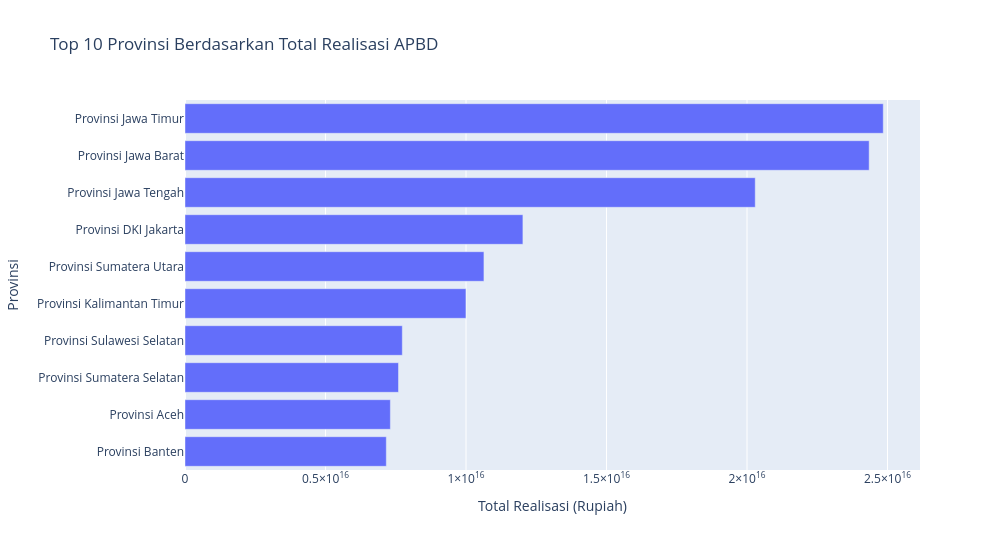

Here is the notebook cell this chart was saved with:
### Markdown cell above
### Interpretasi Hasil Antarprovinsi

Pada agregasi data yang ditampilkan, Kalimantan Tengah memiliki persentase realisasi tertinggi, sedangkan Papua Pegunungan memiliki persentase terendah. Jawa Timur, Jawa Barat, dan Jawa Tengah menunjukkan persentase yang relatif berdekatan.

Perbandingan total anggaran atau realisasi berbeda maknanya dari perbandingan persentase realisasi. Besarnya total tidak selalu diikuti oleh persentase penyerapan yang tinggi. Hasil agregasi lintas tahun juga perlu ditafsirkan dengan hati-hati karena periode dan kelengkapan data dapat berbeda antarwilayah.

### Code cell
# Mengurutkan provinsi berdasarkan total realisasi
top10_realisasi = (
    df_provinsi
    .sort("total_realisasi", descending=True)
    .head(10)
)

display(top10_realisasi)

# Visualisasi Top 10 provinsi
fig = px.bar(
    top10_realisasi,
    x="total_realisasi",
    y="provinsi",
    orientation="h",
    title="Top 10 Provinsi Berdasarkan Total Realisasi APBD",
    labels={
        "provinsi": "Provinsi",
        "total_realisasi": "Total Realisasi (Rupiah)"
    }
)

fig.update_layout(
    width=1000,
    height=550,
    yaxis={"categoryorder": "total ascending"}
)

fig.show()

### Figure 1 — Plotly figure (JSON) as saved in the notebook; plotly's stock layout.template omitted (floating-point values rounded to 4 significant figures)
{"data": [{"hovertemplate": "Total Realisasi (Rupiah)=%{x}<br>Provinsi=%{y}<extra></extra>", "legendgroup": "", "marker": {"color": "#636efa", "pattern": {"shape": ""}}, "name": "", "orientation": "h", "showlegend": false, "textposition": "auto", "type": "bar", "x": [2.485e+16, 2.435e+16, 2.029e+16, 1.202e+16, 1.064e+16, 9998000000000000.0, 7734000000000000.0, 7597000000000000.0, 7308000000000000.0, 7164000000000000.0], "xaxis": "x", "y": ["Provinsi Jawa Timur", "Provinsi Jawa Barat", "Provinsi Jawa Tengah", "Provinsi DKI Jakarta", "Provinsi Sumatera Utara", "Provinsi Kalimantan Timur", "Provinsi Sulawesi Selatan", "Provinsi Sumatera Selatan", "Provinsi Aceh", "Provinsi Banten"], "yaxis": "y"}], "layout": {"barmode": "relative", "height": 550, "legend": {"tracegroupgap": 0}, "title": {"text": "Top 10 Provinsi Berdasarkan Total Realisasi APBD"}, "width": 1000, "xaxis": {"anchor": "y", "domain": [0, 1], "title": {"text": "Total Realisasi (Rupiah)"}}, "yaxis": {"anchor": "x", "categoryorder": "total ascending", "domain": [0, 1], "title": {"text": "Provinsi"}}}}
